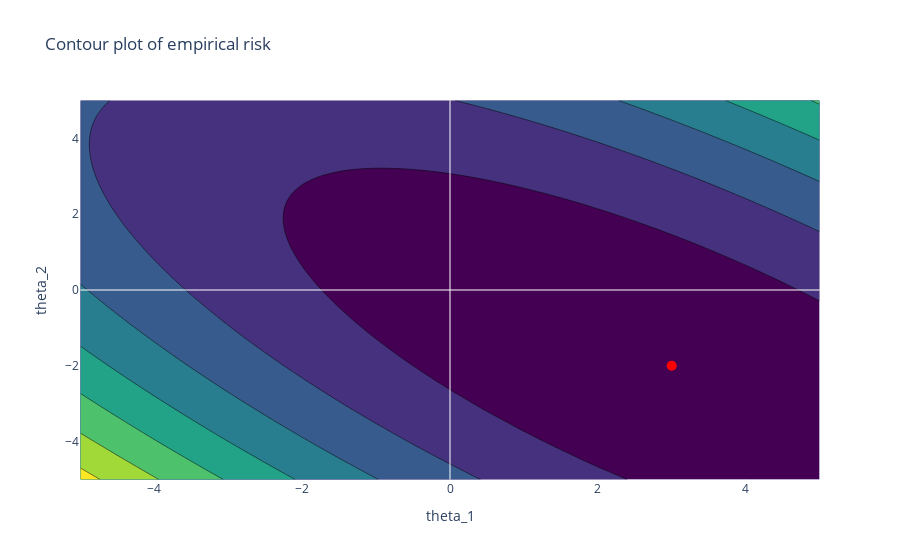

Notebook source saved alongside this figure:
### Code cell
fig_cont_plot = go.Figure(data=go.Contour(
    z=df_unreg_risk.pivot(index='theta_2', columns='theta_1', values='emp_risk').values,
    x=theta_1_vals,
    y=theta_2_vals,
    colorscale='Viridis',
    showscale=False  # Remove the color bar
))

fig_cont_plot.update_layout(
    title='Contour plot of empirical risk',
    xaxis_title='theta_1',
    yaxis_title='theta_2'
)

# add horizontal and vertical lines at 0s
fig_cont_plot.add_shape(
    type='line',
    x0=min_theta, y0=0, x1=max_theta, y1=0,
    line=dict(color='white', width=1)
)

fig_cont_plot.add_shape(
    type='line',
    x0=0, y0=min_theta, x1=0, y1=max_theta,
    line=dict(color='white', width=1)
)

# add a point for the true theta
fig_cont_plot.add_trace(go.Scatter(
    x=[theta_true[0]], y=[theta_true[1]],
    mode='markers',
    marker=dict(size=10, color='red'),
    name=f'theta_true = {theta_true}'
))

fig_cont_plot.add_trace(go.Scatter(
    x=[theta_true[0]], y=[theta_true[1]],
    mode='markers',
    marker=dict(size=10, color='white'),
    name=f'theta_true = {theta_true}'
))


# fig.show()

### Figure 1 — Plotly figure (JSON) as saved in the notebook; plotly's stock layout.template omitted (floating-point values rounded to 4 significant figures; data arrays with more than 128 entries replaced by an {"elided": "..."} marker saying what was removed)
{"data": [{"colorscale": [[0, "#440154"], [0.1111, "#482878"], [0.2222, "#3e4989"], [0.3333, "#31688e"], [0.4444, "#26828e"], [0.5556, "#1f9e89"], [0.6667, "#35b779"], [0.7778, "#6ece58"], [0.8889, "#b5de2b"], [1, "#fde725"]], "showscale": false, "type": "contour", "x": [-5, -4.796, -4.592, -4.388, -4.184, -3.98, -3.776, -3.571, -3.367, -3.163, -2.959, -2.755, -2.551, -2.347, -2.143, -1.939, -1.735, -1.531, -1.327, -1.122, -0.9184, -0.7143, -0.5102, -0.3061, -0.102, 0.102, 0.3061, 0.5102, 0.7143, 0.9184, 1.122, 1.327, 1.531, 1.735, 1.939, 2.143, 2.347, 2.551, 2.755, 2.959, 3.163, 3.367, 3.571, 3.776, 3.98, 4.184, 4.388, 4.592, 4.796, 5], "y": [-5, -4.796, -4.592, -4.388, -4.184, -3.98, -3.776, -3.571, -3.367, -3.163, -2.959, -2.755, -2.551, -2.347, -2.143, -1.939, -1.735, -1.531, -1.327, -1.122, -0.9184, -0.7143, -0.5102, -0.3061, -0.102, 0.102, 0.3061, 0.5102, 0.7143, 0.9184, 1.122, 1.327, 1.531, 1.735, 1.939, 2.143, 2.347, 2.551, 2.755, 2.959, 3.163, 3.367, 3.571, 3.776, 3.98, 4.184, 4.388, 4.592, 4.796, 5], "z": {"elided": "50x50 float values"}}, {"marker": {"color": "red", "size": 10}, "mode": "markers", "name": "theta_true = [ 3 -2]", "type": "scatter", "x": [3], "y": [-2]}], "layout": {"shapes": [{"line": {"color": "white", "width": 1}, "type": "line", "x0": -5, "x1": 5, "y0": 0, "y1": 0}, {"line": {"color": "white", "width": 1}, "type": "line", "x0": 0, "x1": 0, "y0": -5, "y1": 5}], "title": {"text": "Contour plot of empirical risk"}, "xaxis": {"title": {"text": "theta_1"}}, "yaxis": {"title": {"text": "theta_2"}}}}
